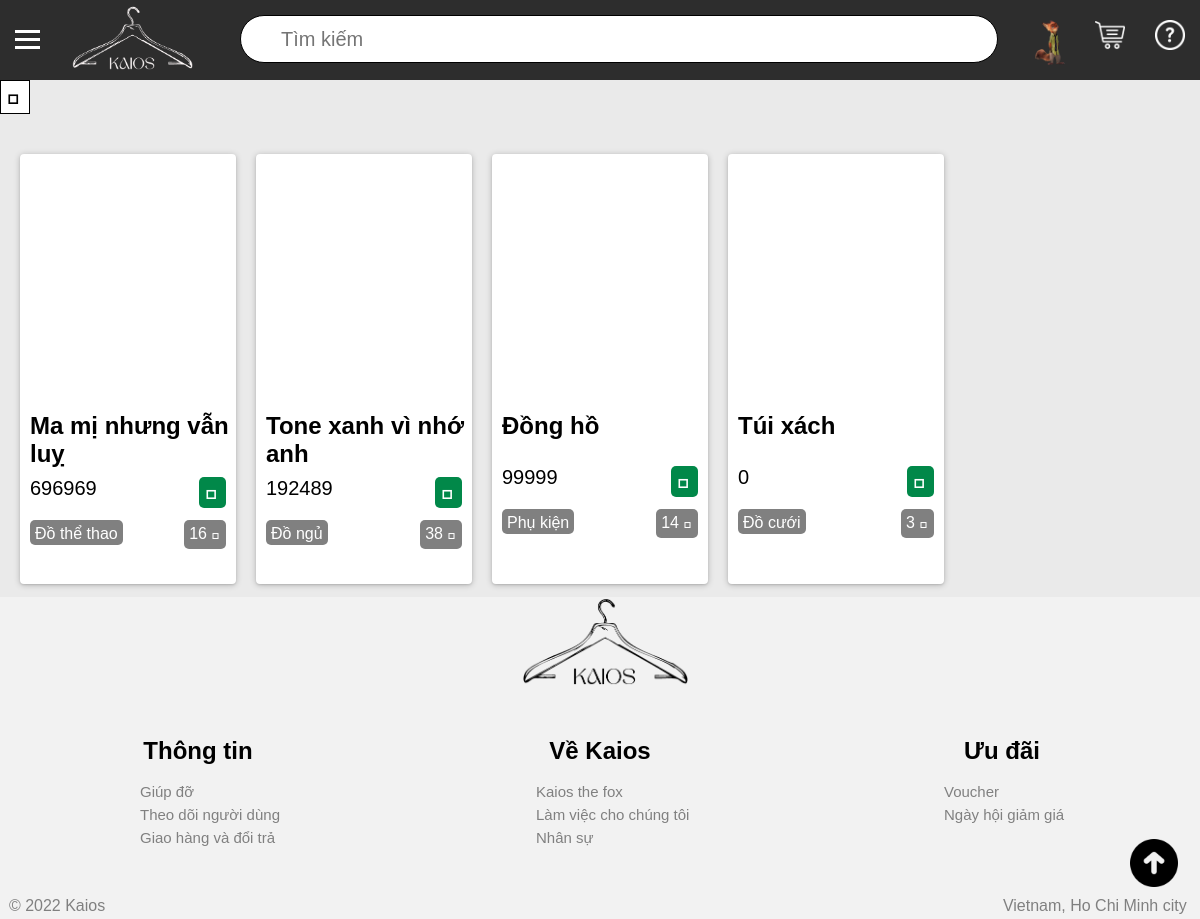
The page /signing/show_saved_products.php?saved_sort=ASC (signed in) on the database its author committed.
### tables this page shows
CREATE TABLE `san_pham_da_luu` (
  `ma_khach_hang` int(11) NOT NULL,
  `ma_san_pham` int(11) NOT NULL,
  `thoi_gian` datetime NOT NULL
);

CREATE TABLE `san_pham` (
  `ma` int(11) NOT NULL,
  `ten` varchar(200) NOT NULL,
  `mo_ta` text NOT NULL,
  `anh` varchar(200) NOT NULL,
  `gia` int(11) NOT NULL,
  `ma_nha_san_xuat` int(11) NOT NULL,
  `so_luot_truy_cap` int(11) NOT NULL DEFAULT '0'
);

CREATE TABLE `the_loai` (
  `ma` int(11) NOT NULL,
  `ten` varchar(200) NOT NULL
);

### signing/show_saved_products.php (the view, shortened to what this page needs)
<!DOCTYPE html>
<html lang="en">
<head>
    <link rel="stylesheet" type="text/css" href="https://cdn.jsdelivr.net/npm/hack-font@3/build/web/hack-subset.css">
    <link rel="stylesheet" type="text/css" href="../styles.css">
</head>
<body>
    <?php
    require '../database/connect.php';
    require '../partial/process_pagination.php';
    if (isset($_GET['saved_sort'])) {
        $saved_sort = $_GET['saved_sort'];
        $sort = "order by san_pham_da_luu.thoi_gian " . $saved_sort;
    }else {
        $saved_sort = '';
        $sort = '';
    }
    $ma_khach_hang = $_SESSION['ma'];
    $query = "SELECT
            san_pham_da_luu.ma_san_pham as ma,
            san_pham.ten,
            san_pham.anh as anh,
            san_pham.gia,
            san_pham.so_luot_truy_cap,
            the_loai.ten as the_loai
            FROM san_pham_da_luu
            join san_pham
            on san_pham_da_luu.ma_san_pham = san_pham.ma
            join the_loai_chi_tiet
            on the_loai_chi_tiet.ma_san_pham = ma
            join the_loai
            on the_loai_chi_tiet.ma_the_loai = the_loai.ma
            where san_pham_da_luu.ma_khach_hang = $ma_khach_hang
            $sort";
    $return = mysqli_query($connect,$query);
    $num_rows = mysqli_num_rows($return);
    ?>
    <div id="main_div">
            <?php
            include '../partial/header.php';
            ?>
            <div id="middle_div">
                <?php if ($num_rows == 0) {?>
                    <p>
                        <div id="alert">
                            <span style="font-size:20px;">Bạn chưa lưu sản phẩm nào<span>
                            <br>
                            <br>
                            <button name="buy_now" onclick="location.href='../index.php'">
                                Xem sản phẩm
                            </button>
                        </div>
                    </p>
                <?php } else { ?>
                    <div id="sort">
                    <button name="sort_button" title="Sắp xếp từ mới tới cũ" onclick="sort_button_clicked()"> </button>
                    </div>
                    <div id="products_container">
                        <?php foreach($return as $each) { ?>
                            <div class="each_product">
                                <div class="product_image" style="background-image: url(../admin/products/photos/<?php echo $each['anh'] ?>);" onclick="location.href='/show.php?id=<?php echo $each['ma'] ?>';">
                                </div>
                                <div class="product_name">
                                    <h2>
                                        <?php echo $each['ten'] ?>
                                    </h2>
                                </div>
                                <div class="product_price">
                                    <?php echo $each['gia'] ?>
                                </div>
                                <div class="product_add_to_cart">
                                    <button
                                        class="btn-unsave"
                                        data-id="<?php echo $each['ma'] ?>"
                                        title="Xoá"
                                    >
                                        
                                    </button>
                                </div>
                                <div class="product_tag">
                                    <a class="tag" href="https://example.com">
                                        <?php echo $each['the_loai'] ?>
                                    </a>
                                   <a class="view" href="https://example.com">
                                        <?php echo $each['so_luot_truy_cap'] ?>
                                        <span style="font-family:Hack, monospace;"> </span>
                                   </a>
                                </div>
                            </div>
                        <?php } ?>
                    </div>
                <?php } ?>
            </div>
            <?php include '../partial/footer.php';?>
    </div>
</body>
</html>

### styles.css (style rules this page uses)
html { height: 100%; }
body { margin:0; padding:0; font-family: sans-serif; background-color: #f1f1df; }
#main_div { width: 100%; height: auto; background-color: #eaeaea; position: relative; }
#middle_div { height: 83%; width: 100%; background-color: #eaeaea; float: left; }
h2 { padding: 0; margin: 0; }
#products_container { width: 100%; height: 100%; }
.each_product { width: 18%; height: 430px; background-color: #ffffff; float: left; margin: 40px 0px 13px 20px; border-radius: 1px solid black; border-radius: 4px; background-blend-mode: lighten; box-shadow: 0px 1px 2px rgba(0,0,0,0.1), 0 1px 6px rgba(0,0,0,0.23); }
.each_product div { padding-left: 10px; }
.product_image { height: 60%; width: 100%; border-radius: 4px 4px 0 0; background-size:100% 95%; background-repeat: no-repeat; padding: 0px !important; object-fit: cover; cursor: pointer; }
.product_name { width: 100%; height: 10%; display: inline-block; word-wrap: break-word; }
.product_price { display: inline-block; font-size:20px; margin-top: 5%; width: 45%; height: 10%; float: left; }
.product_add_to_cart { display: inline-block; font-size:20px; margin-top: 5%; width: 45%; height: 10%; float: right; }
.product_add_to_cart > button { float: right; margin-right: 10px; padding: 2; font-family:Hack, monospace; border: 0; background-color: #018849; color: white; cursor: pointer; font-size: 25px; border-radius: 5px; }
.product_tag { width: auto; height: auto; }
.product_tag .tag { width: fit-content; height: 15px; background-color: gray; float: left; padding: 5px; text-align: center; border-radius: 5px; color: white; z-index: 99; text-decoration: none; }
.product_tag .view { width: fit-content; height: auto; background-color: gray; float: right; padding: 5px; margin-right: 10px; text-align: center; border-radius: 5px; color: white; z-index: 99; text-decoration: none; }

### signing/show_saved_products.php (style rules this page uses)
button[name='sort_button'] { font-family: Hack, monospace; font-size: 26px; border:1px solid black; cursor:pointer; background-color:white; }

### rows shown on the page
san_pham_da_luu: ma_san_pham.ten "Ma mị nhưng vẫn luỵ", ma_san_pham.gia "696969", the_loai.ten "Đồ thể thao", ma_san_pham.so_luot_truy_cap "16"
san_pham_da_luu: ma_san_pham.ten "Tone xanh vì nhớ anh", ma_san_pham.gia "192489", the_loai.ten "Đồ ngủ", ma_san_pham.so_luot_truy_cap "38"
san_pham_da_luu: ma_san_pham.ten "Đồng hồ", ma_san_pham.gia "99999", the_loai.ten "Phụ kiện", ma_san_pham.so_luot_truy_cap "14"
san_pham_da_luu: ma_san_pham.ten "Túi xách", ma_san_pham.gia "0", the_loai.ten "Đồ cưới", ma_san_pham.so_luot_truy_cap "3"
